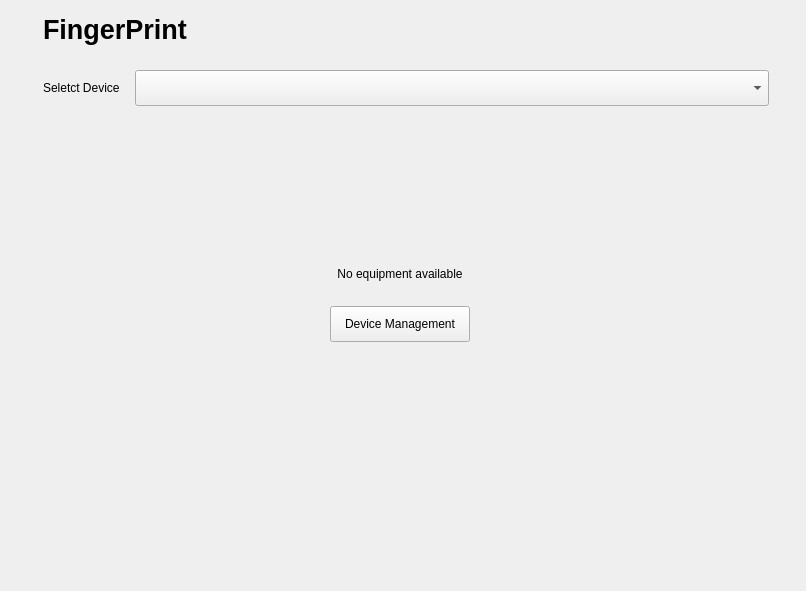
     <widget class="QWidget" name="pageFingerPrint">
      <layout class="QVBoxLayout" name="verticalLayout_6">
       <item>
        <layout class="QHBoxLayout" name="horizontalLayout_6">
         <property name="leftMargin">
          <number>32</number>
         </property>
         <property name="rightMargin">
          <number>26</number>
         </property>
         <property name="bottomMargin">
          <number>17</number>
         </property>
         <item>
          <widget class="QLabel" name="listWidgetAFingerPrint">
           <property name="minimumSize">
            <size>
             <width>0</width>
             <height>36</height>
            </size>
           </property>
           <property name="maximumSize">
            <size>
             <width>16777215</width>
             <height>36</height>
            </size>
           </property>
           <property name="font">
            <font>
             <pointsize>20</pointsize>
             <bold>true</bold>
            </font>
           </property>
           <property name="text">
            <string>FingerPrint</string>
           </property>
          </widget>
         </item>
         <item>
          <spacer name="horizontalSpacer_10">
           <property name="orientation">
            <enum>Qt::Horizontal</enum>
           </property>
           <property name="sizeHint" stdset="0">
            <size>
             <width>40</width>
             <height>20</height>
            </size>
           </property>
          </spacer>
         </item>
        </layout>
       </item>
       <item>
        <layout class="QHBoxLayout" name="horizontalLayout_8">
         <property name="spacing">
          <number>15</number>
         </property>
         <property name="leftMargin">
          <number>32</number>
         </property>
         <property name="rightMargin">
          <number>26</number>
         </property>
         <property name="bottomMargin">
          <number>8</number>
         </property>
         <item>
          <widget class="QLabel" name="listWidgetBFingerPrint">
           <property name="maximumSize">
            <size>
             <width>16777215</width>
             <height>36</height>
            </size>
           </property>
           <property name="text">
            <string>Seletct Device</string>
           </property>
          </widget>
         </item>
         <item>
          <widget class="QComboBox" name="listWidgetFingerPrint">
           <property name="sizePolicy">
            <sizepolicy hsizetype="Expanding" vsizetype="Fixed">
             <horstretch>0</horstretch>
             <verstretch>0</verstretch>
            </sizepolicy>
           </property>
           <property name="minimumSize">
            <size>
             <width>0</width>
             <height>36</height>
            </size>
           </property>
          </widget>
         </item>
        </layout>
       </item>
       <item>
        <layout class="QHBoxLayout" name="lblNoDeviceLFingerPrint">
         <property name="sizeConstraint">
          <enum>QLayout::SetMinAndMaxSize</enum>
         </property>
         <item>
          <widget class="QWidget" name="lblNoDeviceWFingerPrint" native="true">
           <property name="minimumSize">
            <size>
             <width>0</width>
             <height>460</height>
            </size>
           </property>
           <layout class="QHBoxLayout" name="horizontalLayout_35">
            <item>
             <spacer name="horizontalSpacer_4">
              <property name="orientation">
               <enum>Qt::Horizontal</enum>
              </property>
              <property name="sizeHint" stdset="0">
               <size>
                <width>40</width>
                <height>20</height>
               </size>
              </property>
             </spacer>
            </item>
            <item>
             <layout class="QVBoxLayout" name="lblNoDeviceLFingerPrint_2">
              <property name="leftMargin">
               <number>0</number>
              </property>
              <property name="bottomMargin">
               <number>120</number>
              </property>
              <item>
               <spacer name="verticalSpacer_3">
                <property name="orientation">
                 <enum>Qt::Vertical</enum>
                </property>
                <property name="sizeHint" stdset="0">
                 <size>
                  <width>20</width>
                  <height>40</height>
                 </size>
                </property>
               </spacer>
              </item>
              <item>
               <layout class="QHBoxLayout" name="horizontalLayout_25">
                <property name="topMargin">
                 <number>0</number>
                </property>
                <item>
                 <spacer name="horizontalSpacer_27">
                  <property name="orientation">
                   <enum>Qt::Horizontal</enum>
                  </property>
                  <property name="sizeHint" stdset="0">
                   <size>
                    <width>40</width>
                    <height>20</height>
                   </size>
                  </property>
                 </spacer>
                </item>
                <item>
                 <widget class="QLabel" name="lblNoDeviceIFingerPrint">
                  <property name="text">
                   <string/>
                  </property>
                 </widget>
                </item>
                <item>
                 <spacer name="horizontalSpacer_28">
                  <property name="orientation">
                   <enum>Qt::Horizontal</enum>
                  </property>
                  <property name="sizeHint" stdset="0">
                   <size>
                    <width>40</width>
                    <height>20</height>
                   </size>
                  </property>
                 </spacer>
                </item>
               </layout>
              </item>
              <item>
               <layout class="QHBoxLayout" name="horizontalLayout_27">
                <property name="bottomMargin">
                 <number>16</number>
                </property>
                <item>
                 <spacer name="horizontalSpacer_29">
                  <property name="orientation">
                   <enum>Qt::Horizontal</enum>
                  </property>
                  <property name="sizeHint" stdset="0">
                   <size>
                    <width>40</width>
                    <height>20</height>
                   </size>
                  </property>
                 </spacer>
                </item>
                <item>
                 <widget class="KALabel" name="lblNoDeviceFingerPrint">
                  <property name="minimumSize">
                   <size>
                    <width>600</width>
                    <height>0</height>
                   </size>
                  </property>
                  <property name="maximumSize">
                   <size>
                    <width>600</width>
                    <height>16777215</height>
                   </size>
                  </property>
                  <property name="text">
                   <string>No equipment available</string>
                  </property>
                  <property name="alignment">
                   <set>Qt::AlignCenter</set>
                  </property>
                 </widget>
                </item>
                <item>
                 <spacer name="horizontalSpacer_30">
                  <property name="orientation">
                   <enum>Qt::Horizontal</enum>
                  </property>
                  <property name="sizeHint" stdset="0">
                   <size>
                    <width>40</width>
                    <height>20</height>
                   </size>
                  </property>
                 </spacer>
                </item>
               </layout>
              </item>
              <item>
               <layout class="QHBoxLayout" name="horizontalLayout_28">
                <property name="bottomMargin">
                 <number>0</number>
                </property>
                <item>
                 <spacer name="horizontalSpacer_31">
                  <property name="orientation">
                   <enum>Qt::Horizontal</enum>
                  </property>
                  <property name="sizeHint" stdset="0">
                   <size>
                    <width>40</width>
                    <height>20</height>
                   </size>
                  </property>
                 </spacer>
                </item>
                <item>
                 <widget class="KAButton" name="lblNoDevicePFingerPrint">
                  <property name="minimumSize">
                   <size>
                    <width>140</width>
                    <height>36</height>
                   </size>
                  </property>
                  <property name="maximumSize">
                   <size>
                    <width>140</width>
                    <height>16777215</height>
                   </size>
                  </property>
                  <property name="text">
                   <string>Device Management</string>
                  </property>
                 </widget>
                </item>
                <item>
                 <spacer name="horizontalSpacer_32">
                  <property name="orientation">
                   <enum>Qt::Horizontal</enum>
                  </property>
                  <property name="sizeHint" stdset="0">
                   <size>
                    <width>40</width>
                    <height>20</height>
                   </size>
                  </property>
                 </spacer>
                </item>
               </layout>
              </item>
              <item>
               <spacer name="verticalSpacer">
                <property name="orientation">
                 <enum>Qt::Vertical</enum>
                </property>
                <property name="sizeHint" stdset="0">
                 <size>
                  <width>20</width>
                  <height>40</height>
                 </size>
                </property>
               </spacer>
              </item>
             </layout>
            </item>
            <item>
             <spacer name="horizontalSpacer_5">
              <property name="orientation">
               <enum>Qt::Horizontal</enum>
              </property>
              <property name="sizeHint" stdset="0">
               <size>
                <width>40</width>
                <height>20</height>
               </size>
              </property>
             </spacer>
            </item>
           </layout>
          </widget>
         </item>
         <item>
          <widget class="QStackedWidget" name="stackedWidgetFingerPrint"/>
         </item>
        </layout>
       </item>
      </layout>
     </widget>
